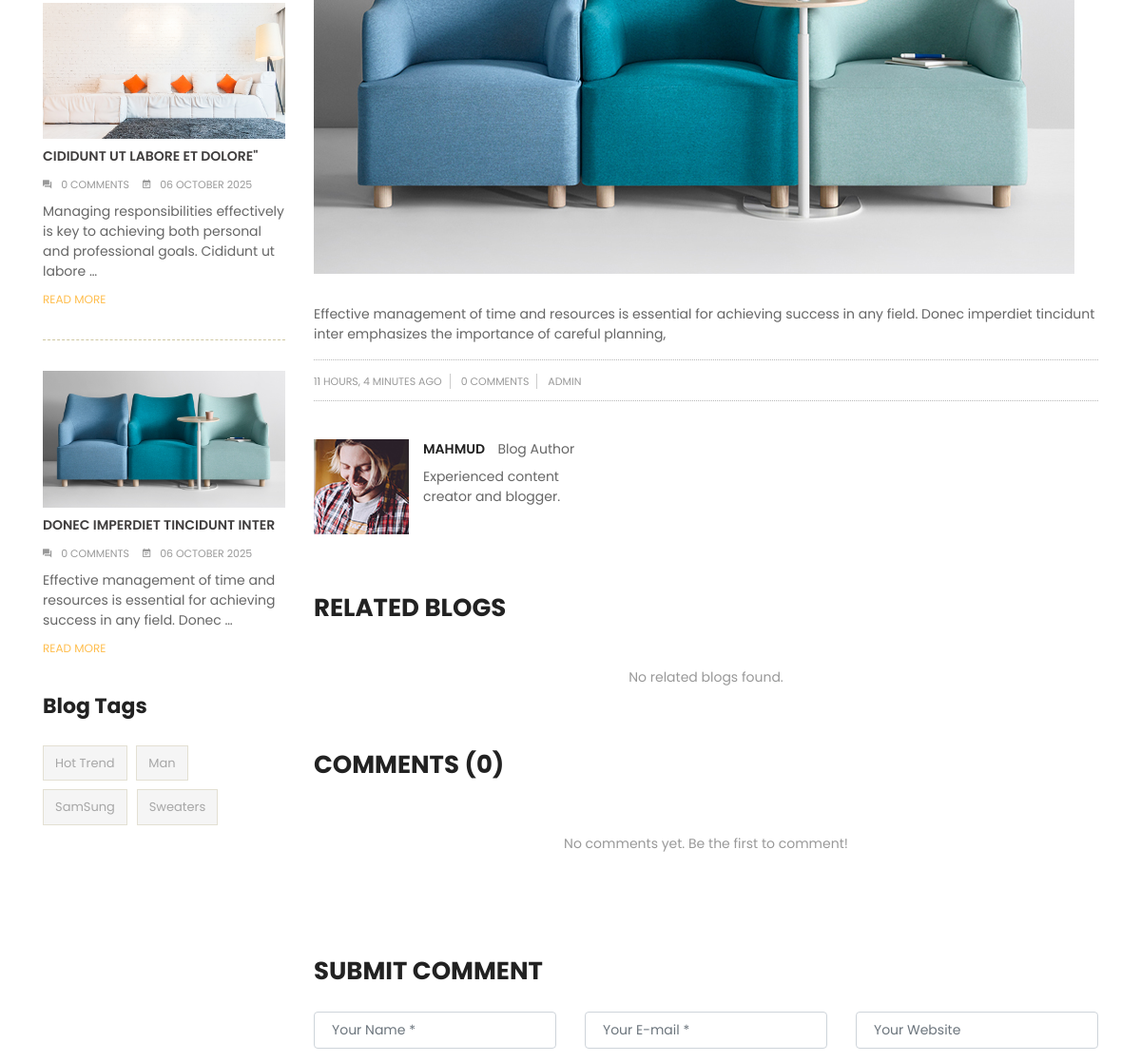
The page /en/blogs/11/ (middle part) on the database as committed earlier.
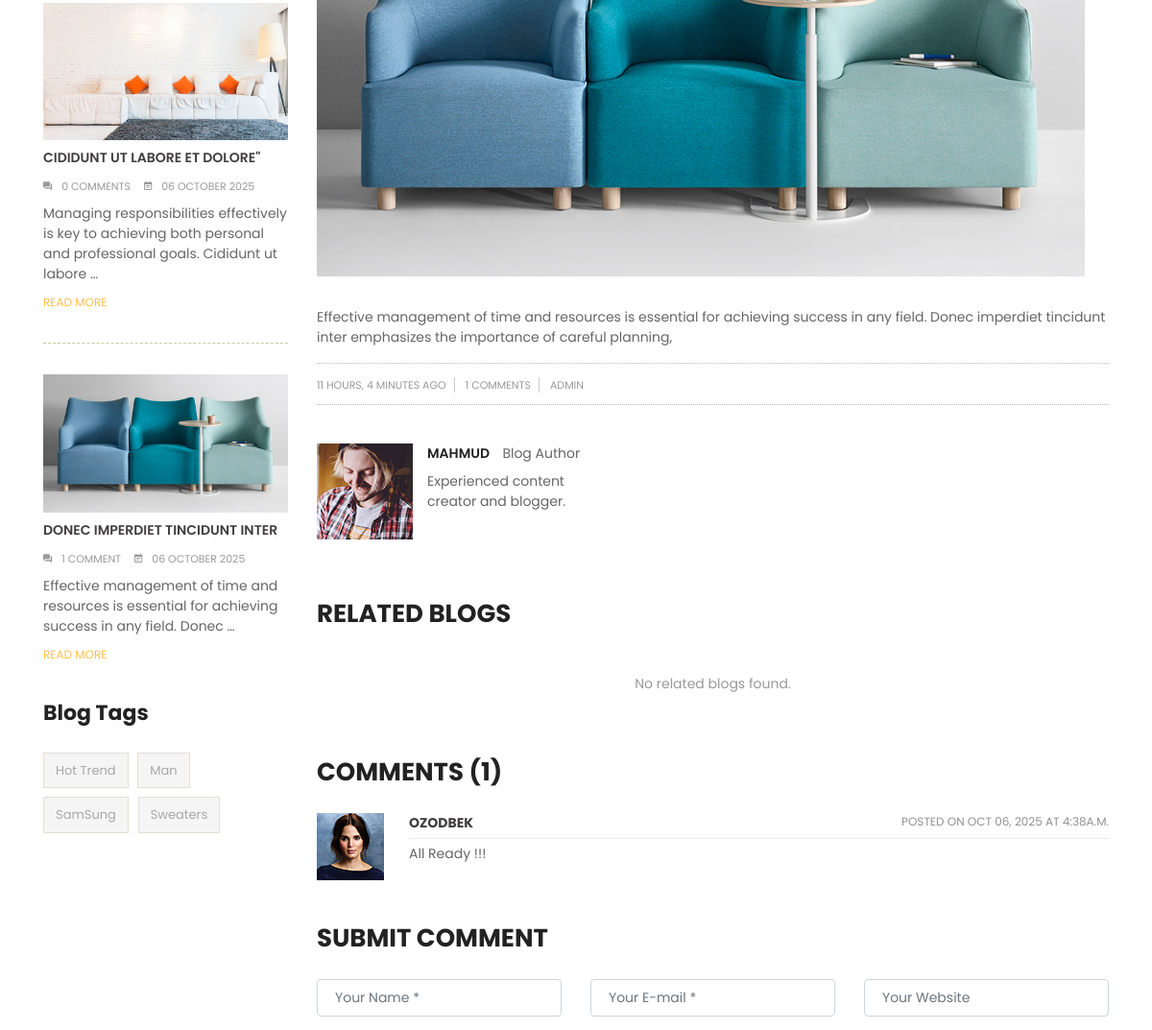
The same page on the database as committed later.
### apps/blogs/models.py (models this page shows, shortened)
class BlogModel(BaseModel):
    class BlogStatus(models.TextChoices):
        DRAFT = 'DRAFT'
        PUBLISHED = 'PUBLISHED'
        DELETED = 'DELETED'
    image = models.ImageField(upload_to='blog-post/')
    title = models.CharField(max_length=255)
    content = RichTextUploadingField()
    status = models.CharField(
        max_length=20,
        choices=BlogStatus,
        default=BlogStatus.DRAFT
    )
    author = models.ForeignKey(
        BlogAuthorModel,
        on_delete=models.CASCADE,
        related_name='blogs',
    )
    category = models.ManyToManyField(
        BlogCategoryModel,
        related_name='blogs'
    )
    tag = models.ManyToManyField(
        BlogTagModel,
        related_name='blogs'
    )
    class Meta:
        verbose_name = 'Blog'
        verbose_name_plural = 'Blogs'

class BlogTagModel(BaseModel):
    title = models.CharField(max_length=255)
    class Meta:
        verbose_name = 'Blog tag'
        verbose_name_plural = 'Blog tags'

class BlogAuthorModel(BaseModel):
    full_name = models.CharField(max_length=128)
    avatar = models.ImageField(
        upload_to='blog-author/'
    )
    bio = models.CharField(max_length=255)
    class Meta:
        verbose_name = 'Blog author'
        verbose_name_plural = 'Blog authors'

class BlogCommentModel(BaseModel):
    blog = models.ForeignKey(
        BlogModel,
        on_delete=models.CASCADE,
        related_name='comments',
        null=True,
        blank=True
    )
    name = models.CharField(max_length=100)
    email = models.EmailField()
    website = models.URLField(blank=True, null=True)
    message = models.TextField()
    class Meta:
        verbose_name = 'Contact Message'
        verbose_name_plural = 'Contact Messages'

### apps/blogs/views.py (the view, shortened to what this page needs)
# urls.py: path("<int:pk>/", BlogDetailView.as_view(), name="detail"),
class BlogDetailView(DetailView):
    model = BlogModel
    template_name = "blogs/blog-detail.html"
    pk_url_kwarg = "pk"
    context_object_name = "blog"
    def get_context_data(self, **kwargs):
        context = super().get_context_data(**kwargs)
        blog = self.get_object()
        category = blog.category.first()
        parent_category = category.parent if category else None
        related_blogs = BlogModel.objects.filter(
            category__in=blog.category.all()
        ).exclude(id=blog.id).distinct()[:3]
        comments = BlogCommentModel.objects.filter(blog=blog).order_by('-created_at')
        context["category"] = category
        context["parent_category"] = parent_category
        context["related_blogs"] = related_blogs
        context["comments"] = comments
        context["parent_categories"] = BlogCategoryModel.objects.filter(parent__isnull=True)
        context["tags"] = BlogTagModel.objects.all()
        context["recent_blogs"] = BlogModel.objects.filter(
            status=BlogModel.BlogStatus.PUBLISHED
        ).order_by('-created_at')[:5]
        context["search_type"] = "blogs"
        return context

### apps/basket/cart.py (called while the page is built)
    def __len__(self):
        return sum(item['quantity'] for item in self.basket.values())

### apps/basket/context_processors.py (called while the page is built)
def basket(request):
    return {'basket': Basket(request)}

### apps/pages/templatetags/my_tags.py (called while the page is built)
@register.simple_tag
def get_full_url(request, lang):
    path = request.path.split('/')
    path[1] = lang
    return '/'.join(path)

### templates/blogs/blog-detail.html (shortened to what the changed rows need)
{% extends 'layout/base.html' %}
{% load static %}
{% load i18n %}
{% load my_tags %}
{% block body_id %}blog-detail{% endblock %}
{% block body_class %}blog{% endblock %}
{% block content %}
    <div class="main-content">
        <div id="wrapper-site">
            <div id="content-wrapper">
                <div id="main">
                    <div class="page-home">
                        <div class="container">
                            <div class="content">
                                <div class="row">
                                    <div class="sidebar-3 sidebar-collection col-lg-3 col-md-3 col-sm-4">
                                        {% include 'blogs/blog-sidebar.html' %}
                                    </div>
                                    <div class="col-sm-8 col-lg-9 col-md-9 flex-xs-first main-blogs">
                                        <div class="hover-after">
                                            {% if blog.image %}
                                            <img src="{{ blog.image.url }}" alt="{{ blog.title }}" class="img-fluid">
                                            {% else %}
                                            <img src="{% static 'img/blog/placeholder.jpg' %}" alt="No image" class="img-fluid">
                                            {% endif %}
                                        </div>
                                        <div class="late-item">
                                            {{ blog.content|safe }}
                                            <div class="border-detail">
                                                <p class="post-info float-left">
                                                    <span>{{ blog.created_at|timesince }} ago</span>
                                                    <span>{{ comments.count }} Comments</span>
                                                    <span>{{ blog.author.username|upper|default:"ADMIN" }}</span>
                                                </p>
                                            </div>
                                        </div>
                                        {% if blog.author %}
                                        <div class="admin">
                                            <img src="{% static 'img/blog/user.jpg' %}" alt="img" class="float-left right">
                                            <div class="info">
                                                <p>
                                                    <a href="#">
                                                        <span class="content-title">
                                                            {{ blog.author.full_name|default:"ADMIN" }}
                                                        </span>
                                                    </a>
                                                    <span>{% trans 'Blog Author' %}</span>
                                                </p>
                                                <p class="descript">
                                                    {{ blog.short_content|default:"Experienced content creator and blogger."|safe }}
                                                </p>
                                            </div>
                                        </div>
                                        {% endif %}
                                        <div class="related">
                                            <h2 class="title-block">{% trans 'Related Blogs' %}</h2>
                                        </div>
                                        <div class="reply late-item">
                                            <div class="blog-comment" id="blog-comment">
                                                <h2 class="title-block">{% trans 'Comments' %} ({{ comments.count }})</h2>
                                            </div>
                                            {% for comment in comments %}
                                            <div class="{% if forloop.first %}blog-comment{% else %}blog-comment margin-right-comment{% endif %}">
                                                <div class="avatar">
                                                    <img src="{% static 'img/blog/user1.jpg' %}" alt="{{ comment.name }}" class="float-left {% if forloop.first %}right{% endif %}">
                                                </div>
                                                <div class="comment-content">
                                                    <p class="user-title">
                                                        <a href="{% if comment.website %}{{ comment.website }}{% else %}#{% endif %}" target="_blank">
                                                            {{ comment.name|upper }}
                                                        </a>
                                                        <span class="time">
                                                            Posted on {{ comment.created_at|date:"M d, Y \a\t g:ia" }}
                                                        </span>
                                                    </p>
                                                    <p class="content-comment">{{ comment.message }}</p>
                                                </div>
                                            </div>
                                            {% empty %}
                                            <div style="text-align:center;padding:30px;color:#999;">
                                                <p>{% trans 'No comments yet. Be the first to comment!' %}</p>
                                            </div>
                                            {% endfor %}
                                        </div>
                                        <div class="submit-comment" id="respond">
                                            <h2 class="title-block">{% trans 'Submit comment' %}</h2>
                                        </div>
                                    </div>
                                </div>
                            </div>
                        </div>
                    </div>
                </div>
            </div>
        </div>
    </div>
{% endblock %}

### templates/blogs/blog-sidebar.html (shortened to what this page needs)
{% load static %}
{% load i18n %}
<div class="sidebar-block">
    <div class="post-item-content">
        {% for blog in recent_blogs %}
        <div>
            <div class="late-item {% if forloop.first %}first-child{% endif %}">
                <a href="{% url 'blogs:detail' blog.id %}">
                    {% if blog.image %}
                        <img src="{{ blog.image.url }}" alt="{{ blog.title }}" class="img-fluid mb-2">
                    {% endif %}
                    <p class="content-title">{{ blog.title|upper }}</p>
                </a>
                <span>
                    <i class="zmdi zmdi-comments"></i>{{ blog.comments.count }} comment{{ blog.comments.count|pluralize }}
                </span>
                <span>
                    <i class="zmdi zmdi-calendar-note"></i>{{ blog.created_at|date:"d F Y" }}
                </span>
                <p class="description">{{ blog.content|striptags|truncatewords:15 }}</p>
                <p class="remove">
                    <a href="{% url 'blogs:detail' blog.id %}">{% trans 'READ MORE' %}</a>
                </p>
            </div>
        </div>
        {% empty %}
        <p style="text-align:center;color:#999;padding:20px;">{% trans 'No recent posts found.' %}</p>
        {% endfor %}
    </div>
</div>
<div class="sidebar-block product-tags">
    <div class="title-block">
        Blog Tags
    </div>
    <div class="block-content">
        <ul class="listSidebarBlog list-unstyled">
            {% for tag in tags %}
            <li>
                <a href="{% url 'blogs:blog_filter' 'tag' tag.id %}" title="Show blogs matching tag {{ tag.title }}">{{ tag.title }}</a>
            </li>
            {% empty %}
            <li><span class="text-muted">{% trans 'No tags available' %}</span></li>
            {% endfor %}
        </ul>
    </div>
</div>

Rows that differ between the two databases and show on the page:
computed for BlogModel "DONEC IMPERDIET TINCIDUNT INTER": comments.count "0" → "1"
added BlogCommentModel: name "OZODBEK", created_at "OCT 06, 2025 AT 4:38A.M.", message "All Ready !!!"
Other text that changed with them:
{{ comments.count }}: "0" → "1"
text no longer shown: "No comments yet. Be the first to comment!"
